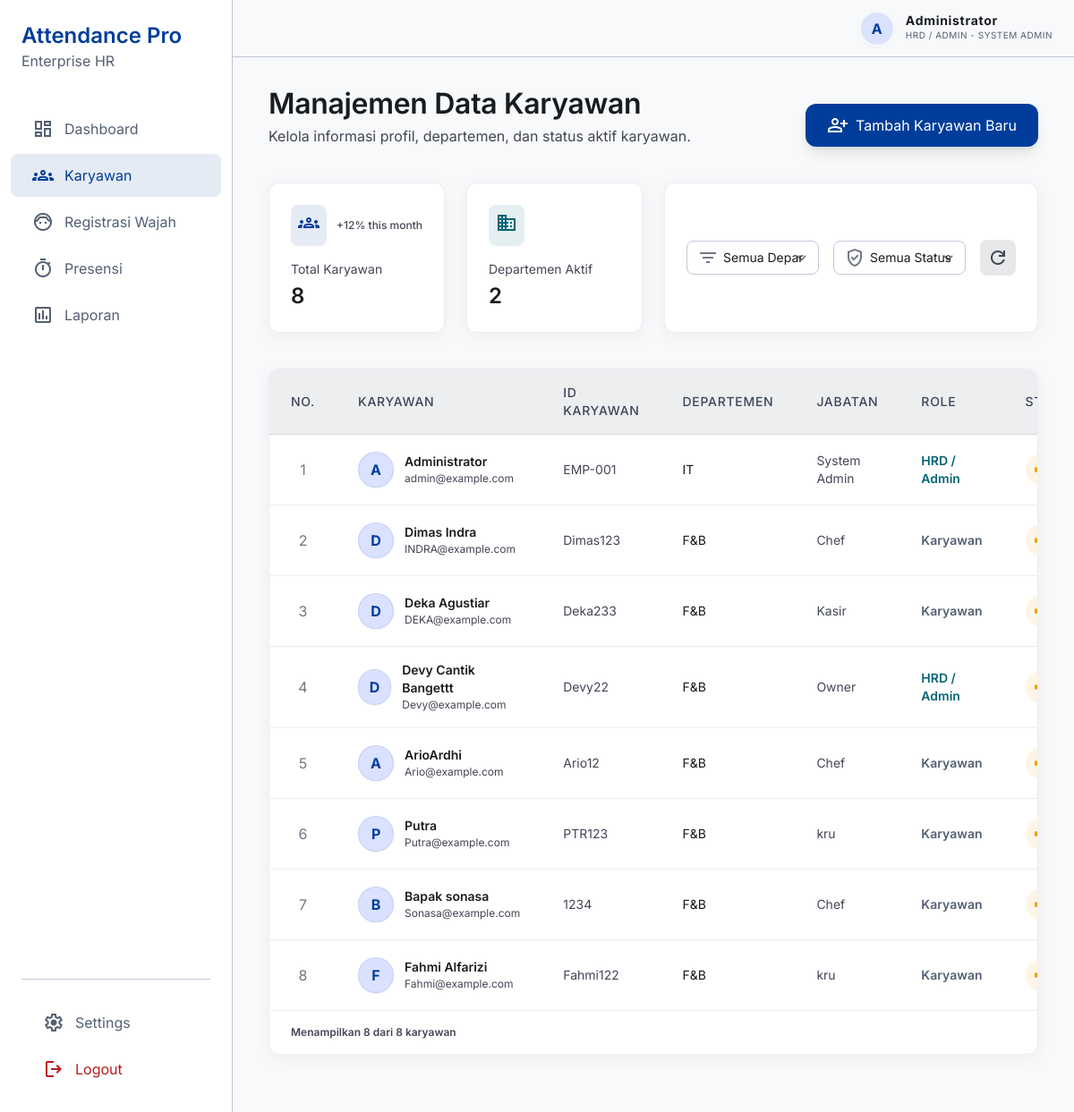
The app's page /karyawan/ (signed in), older data.
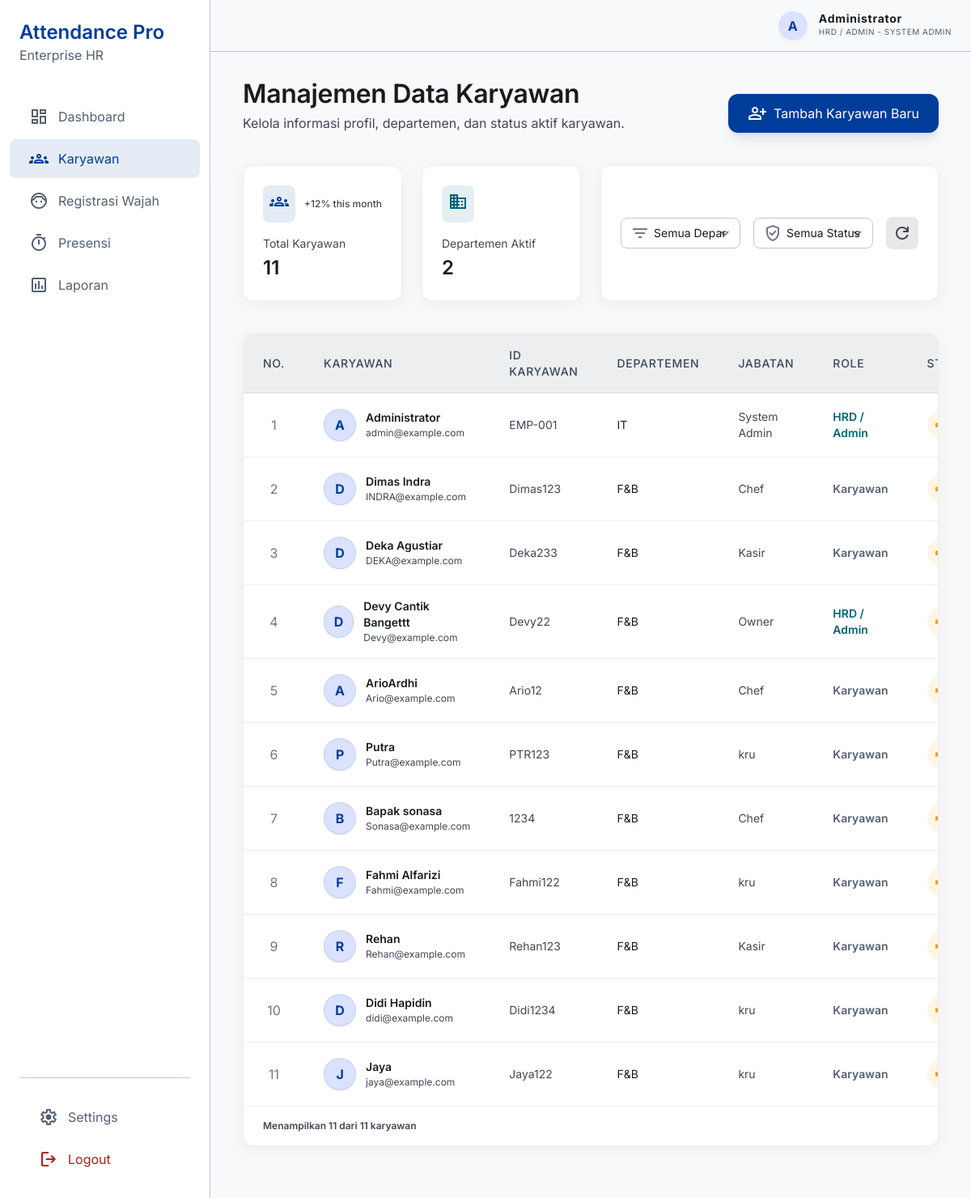
The same page, newer data.
### presensi/models.py (models this page shows, shortened)
class User(AbstractUser):
    ROLE_CHOICES = (
        ('admin', 'Admin'),
        ('karyawan', 'Karyawan'),
    )
    role = models.CharField(
        max_length=20,
        choices=ROLE_CHOICES,
        default='karyawan'
    )

class Employee(models.Model):
    user = models.OneToOneField(
        User,
        on_delete=models.CASCADE,
        related_name='employee_profile',
        null=True,
        blank=True
    )
    employee_id = models.CharField(max_length=50, unique=True)
    fullname = models.CharField(max_length=150)
    division = models.CharField(max_length=100)
    position = models.CharField(max_length=100)
    profile_image = models.TextField(null=True, blank=True)
    is_validated = models.BooleanField(default=False)

### presensi/views.py (the view, shortened to what this page needs)
# urls.py: path('karyawan/', views.karyawan, name='karyawan'),
@login_required(login_url='login')
@user_passes_test(is_hrd, login_url='dashboard')
def karyawan(request):
    employees = Employee.objects.all()
    total_karyawan = employees.count()
    total_departemen = Employee.objects.values('division').distinct().count()
    return render(request, 'karyawan/karyawan.html', {
        'employees': employees,
        'total_karyawan': total_karyawan,
        'total_departemen': total_departemen
    })

### templates/karyawan/karyawan.html (shortened to what this page needs)
{% load static %}
<!DOCTYPE html>
<html class="light" lang="id"><head>
<script src="{% static 'js/tailwind.js' %}"></script>
<script id="tailwind-config">
        tailwind.config = {
            darkMode: "class",
            theme: {
                extend: {
                    "colors": {
                        "tertiary-container": "#006477",
                        "secondary-fixed": "#d7e3fb",
                        "tertiary-fixed-dim": "#48d7f9",
                        "on-background": "#191c1e",
                        "surface-container-highest": "#e1e2e4",
                        "secondary-fixed-dim": "#bbc7de",
                        "on-primary-fixed-variant": "#0040a2",
                        "on-surface-variant": "#434654",
                        "tertiary-fixed": "#afecff",
                        "on-tertiary-fixed-variant": "#004e5d",
                        "on-error-container": "#93000a",
                        "primary-container": "#0052cc",
                        "on-secondary-fixed": "#101c2d",
                        "on-tertiary-fixed": "#001f27",
                        "inverse-primary": "#b2c5ff",
                        "inverse-on-surface": "#f0f1f3",
                        "outline-variant": "#c3c6d6",
                        "on-secondary-fixed-variant": "#3b475b",
                        "surface-tint": "#0c56d0",
                        "primary-fixed-dim": "#b2c5ff",
                        "on-primary-fixed": "#001848",
                        "inverse-surface": "#2e3132",
                        "error": "#ba1a1a",
                        "on-tertiary-container": "#76e2ff",
                        "background": "#f8f9fb",
                        "surface": "#f8f9fb",
                        "on-secondary-container": "#576377",
                        "surface-container-high": "#e7e8ea",
                        "surface-container": "#edeef0",
                        "secondary": "#535f73",
                        "surface-bright": "#f8f9fb",
                        "on-tertiary": "#ffffff",
                        "surface-dim": "#d9dadc",
                        "surface-variant": "#e1e2e4",
                        "surface-container-low": "#f3f4f6",
                        "primary-fixed": "#dae2ff",
                        "primary": "#003d9b",
                        "secondary-container": "#d4e0f8",
                        "on-primary": "#ffffff",
                        "on-secondary": "#ffffff",
                        "outline": "#737685",
                        "on-error": "#ffffff",
                        "on-surface": "#191c1e",
                        "tertiary": "#004b59",
                        "on-primary-container": "#c4d2ff",
                        "error-container": "#ffdad6",
                        "surface-container-lowest": "#ffffff"
                    },
                    "borderRadius": {
                        "DEFAULT": "0.25rem",
                        "lg": "0.5rem",
                        "xl": "0.75rem",
                        "full": "9999px"
                    },
                    "spacing": {
                        "md": "24px",
                        "lg": "40px",
                        "container-max": "1440px",
                        "xs": "4px",
                        "xl": "64px",
                        "sidebar-width": "260px",
                        "gutter": "24px",
                        "sm": "12px",
                        "base": "8px"
                    },
                    "fontFamily": {
                        "body-lg": ["Inter"],
                        "label-sm": ["Inter"],
                        "body-sm": ["Inter"],
                        "body-md": ["Inter"],
                        "headline-lg": ["Inter"],
                        "display-lg": ["Inter"],
                        "label-md": ["Inter"],
                        "headline-md": ["Inter"],
                        "headline-lg-mobile": ["Inter"]
                    },
                    "fontSize": {
                        "body-lg": ["18px", {"lineHeight": "28px", "fontWeight": "400"}],
                        "label-sm": ["12px", {"lineHeight": "16px", "fontWeight": "600"}],
                        "body-sm": ["14px", {"lineHeight": "20px", "fontWeight": "400"}],
                        "body-md": ["16px", {"lineHeight": "24px", "fontWeight": "400"}],
                        "headline-lg": ["32px", {"lineHeight": "40px", "letterSpacing": "-0.01em", "fontWeight": "600"}],
                        "display-lg": ["48px", {"lineHeight": "56px", "letterSpacing": "-0.02em", "fontWeight": "700"}],
                        "label-md": ["14px", {"lineHeight": "20px", "letterSpacing": "0.05em", "fontWeight": "500"}],
                        "headline-md": ["24px", {"lineHeight": "32px", "fontWeight": "600"}],
                        "headline-lg-mobile": ["24px", {"lineHeight": "32px", "fontWeight": "600"}]
                    }
                },
            },
        }
    </script>
</head>
<body class="bg-background text-on-surface">
{% include "components/sidebar.html" %}
{% include "components/navbar.html" %}
<main class="ml-[260px] pt-24 px-sm md:px-md lg:px-lg pb-xl min-h-screen">
<div class="flex flex-col md:flex-row justify-between items-start md:items-end gap-md mb-lg">
<div>
<h2 class="text-headline-lg font-headline-lg text-on-surface">Manajemen Data Karyawan</h2>
<p class="text-body-md text-on-surface-variant mt-1">Kelola informasi profil, departemen, dan status aktif karyawan.</p>
</div>
<a href="{% url 'tambah_karyawan' %}" class="bg-primary text-on-primary px-6 py-3 rounded-xl font-label-md flex items-center gap-2 shadow-lg hover:bg-primary-container transition-all active:scale-95 w-full md:w-auto justify-center"><span class="material-symbols-outlined">person_add</span> Tambah Karyawan Baru</a>
</div>
<div class="grid grid-cols-12 gap-gutter mb-lg">
<div class="col-span-12 md:col-span-3 bg-surface-container-lowest p-md rounded-xl shadow-[0_4px_20px_rgba(0,0,0,0.05)] border border-outline-variant/30">
<div class="flex items-center justify-between mb-4">
<span class="p-2 bg-primary/10 text-primary rounded-lg">
<span class="material-symbols-outlined">groups</span>
</span>
<span class="text-label-sm text-on-surface-variant font-medium">+12% this month</span>
</div>
<h4 class="text-body-sm text-on-surface-variant">Total Karyawan</h4>
<p class="text-headline-md text-on-surface mt-1">{{ total_karyawan }}</p>
</div>
<div class="col-span-12 md:col-span-3 bg-surface-container-lowest p-md rounded-xl shadow-[0_4px_20px_rgba(0,0,0,0.05)] border border-outline-variant/30">
<div class="flex items-center justify-between mb-4">
<span class="p-2 bg-tertiary-container/10 text-tertiary-container rounded-lg">
<span class="material-symbols-outlined">domain</span>
</span>
</div>
<h4 class="text-body-sm text-on-surface-variant">Departemen Aktif</h4>
<p class="text-headline-md text-on-surface mt-1">{{ total_departemen }}</p>
</div>
<div class="col-span-12 md:col-span-6 bg-surface-container-lowest p-md rounded-xl shadow-[0_4px_20px_rgba(0,0,0,0.05)] border border-outline-variant/30 flex flex-col sm:flex-row items-stretch sm:items-center gap-4">
<div class="flex-1 relative">
<span class="material-symbols-outlined absolute left-3 top-1/2 -translate-y-1/2 text-outline">filter_list</span>
<select id="dept-filter" class="w-full pl-10 pr-4 py-2 rounded-lg border border-outline-variant focus:border-primary focus:ring-1 focus:ring-primary text-body-sm appearance-none bg-white">
<option value="semua">Semua Departemen</option>
</select>
</div>
<div class="flex-1 relative">
<span class="material-symbols-outlined absolute left-3 top-1/2 -translate-y-1/2 text-outline">verified_user</span>
<select id="status-filter" class="w-full pl-10 pr-4 py-2 rounded-lg border border-outline-variant focus:border-primary focus:ring-1 focus:ring-primary text-body-sm appearance-none bg-white">
<option value="semua">Semua Status</option>
</select>
</div>
<button id="refresh-btn" class="p-2 bg-surface-container-high rounded-lg text-on-surface-variant hover:text-primary transition-colors flex items-center justify-center">
<span class="material-symbols-outlined">refresh</span>
</button>
</div>
</div>
<div class="bg-surface-container-lowest rounded-xl shadow-[0_4px_20px_rgba(0,0,0,0.05)] border border-outline-variant/30 overflow-hidden">
<div class="overflow-x-auto">
<table class="w-full text-left">
<thead>
<tr class="bg-surface-container border-b border-outline-variant/50">
<th class="px-sm py-2.5 md:px-md md:py-4 text-label-md text-on-secondary-fixed-variant text-center w-12">NO.</th>
<th class="px-sm py-2.5 md:px-md md:py-4 text-label-md text-on-secondary-fixed-variant">KARYAWAN</th>
<th class="px-sm py-2.5 md:px-md md:py-4 text-label-md text-on-secondary-fixed-variant">ID KARYAWAN</th>
<th class="px-sm py-2.5 md:px-md md:py-4 text-label-md text-on-secondary-fixed-variant">DEPARTEMEN</th>
<th class="px-sm py-2.5 md:px-md md:py-4 text-label-md text-on-secondary-fixed-variant">JABATAN</th>
<th class="px-sm py-2.5 md:px-md md:py-4 text-label-md text-on-secondary-fixed-variant">ROLE</th>
<th class="px-sm py-2.5 md:px-md md:py-4 text-label-md text-on-secondary-fixed-variant">STATUS</th>
</tr>
</thead>
<tbody class="divide-y divide-outline-variant/30">
{% for emp in employees %}
<tr class="employee-row hover:bg-surface-container-low transition-colors group" data-dept="{{ emp.division }}" data-status="{% if emp.user.is_active %}aktif{% else %}non-aktif{% endif %}">
<td class="px-sm py-2.5 md:px-md md:py-4 text-center font-label-md text-outline">{{ forloop.counter }}</td>
<td class="px-sm py-2.5 md:px-md md:py-4">
<div class="flex items-center gap-3">
{% if emp.profile_image %}
<img src="{{ emp.profile_image }}" class="w-10 h-10 rounded-full object-cover border-2 border-primary/20 shadow-sm">
{% else %}
<div class="w-10 h-10 rounded-full bg-primary-fixed flex items-center justify-center text-primary font-bold shadow-sm border border-primary/10">{{ emp.fullname|make_list|first }}</div>
{% endif %}
<div>
<p class="text-body-sm font-semibold text-on-surface">{{ emp.fullname }}</p>
<p class="text-[12px] text-on-surface-variant">{{ emp.user.email }}</p>
</div>
</div>
</td>
<td class="px-sm py-2.5 md:px-md md:py-4 text-body-sm text-on-surface-variant">{{ emp.employee_id }}</td>
<td class="px-sm py-2.5 md:px-md md:py-4 text-body-sm text-on-surface">{{ emp.division }}</td>
<td class="px-sm py-2.5 md:px-md md:py-4 text-body-sm text-on-surface-variant">{{ emp.position }}</td>
<td class="px-sm py-2.5 md:px-md md:py-4 text-body-sm text-on-surface font-semibold">
    {% if emp.user.role == 'admin' %}
        <span class="text-tertiary-container">HRD / Admin</span>
    {% else %}
        <span class="text-secondary">Karyawan</span>
    {% endif %}
</td>
<td class="px-sm py-2.5 md:px-md md:py-4">
{% if emp.is_validated %}
<span class="inline-flex items-center px-2.5 py-0.5 rounded-full text-xs font-medium bg-primary/10 text-primary">
<span class="w-1.5 h-1.5 rounded-full bg-primary mr-1.5"></span>
                                Tervalidasi
                            </span>
{% else %}
<span class="inline-flex items-center px-2.5 py-0.5 rounded-full text-xs font-medium bg-amber-500/10 text-amber-700 animate-pulse">
<span class="w-1.5 h-1.5 rounded-full bg-amber-500 mr-1.5"></span>
                            </span>
{% endif %}
</td>
</tr>
{% empty %}
<tr><td colspan="8" class="text-center py-md text-secondary">Tidak ada data karyawan.</td></tr>
{% endfor %}
</tbody>
</table>
</div>
<div class="px-md py-4 border-t border-outline-variant/30 flex items-center justify-between">
    <p id="display-info" class="text-label-sm text-on-surface-variant">Menampilkan {{ total_karyawan }} dari {{ total_karyawan }} karyawan</p>
</div>
</div>
</main>
</body></html>

### templates/components/navbar.html (shortened to what this page needs)
<header class="h-16 fixed top-0 right-0 left-[260px] z-40 bg-surface dark:bg-on-background border-b border-outline-variant dark:border-outline flex justify-between items-center px-md">
    <div class="flex items-center gap-md">
        <div onclick="openProfileModal()" class="flex items-center gap-sm cursor-pointer group" title="Ubah Nama & Foto Profil">
            <div class="w-10 h-10 rounded-full overflow-hidden flex items-center justify-center border-2 border-transparent group-hover:border-primary transition-all shadow-sm shrink-0">
                {% if request.user.employee_profile.profile_image %}
                    <img src="{{ request.user.employee_profile.profile_image }}" class="w-full h-full object-cover">
                {% else %}
                    <div class="w-full h-full bg-primary-fixed flex items-center justify-center text-primary font-bold">
                        {{ request.user.employee_profile.fullname|default:request.user.username|make_list|first }}
                    </div>
                {% endif %}
            </div>
            <div class="hidden lg:block">
                <p class="font-label-md text-label-md leading-none text-on-surface font-bold">
                    {{ request.user.employee_profile.fullname|default:request.user.username }}
                </p>
                <p class="font-label-sm text-secondary text-[10px] uppercase tracking-wider mt-0.5">
                    {% if request.user.role == 'admin' or request.user.is_superuser %}
                        HRD / Admin - {{ request.user.employee_profile.position|default:"System Admin" }}
                    {% else %}
                        Karyawan - {{ request.user.employee_profile.position|default:"Staff" }}
                    {% endif %}
                </p>
            </div>
        </div>
    </div>
</header>

Row changes from the older to the newer data that the page shows:
added Employee: fullname|make_list "R", fullname "Rehan", user.email "Rehan@example.com", employee_id "Rehan123", division "F&B", position "Kasir", shows "Karyawan", is_validated False (drawn)
added Employee: fullname|make_list "D", fullname "Didi Hapidin", user.email "didi@example.com", employee_id "Didi1234", division "F&B", position "kru", shows "Karyawan", is_validated False (drawn)
added Employee: fullname|make_list "J", fullname "Jaya", user.email "jaya@example.com", employee_id "Jaya122", division "F&B", position "kru", shows "Karyawan", is_validated False (drawn)
Text that changed along with them:
{{ total_karyawan }}: "8" → "11"
